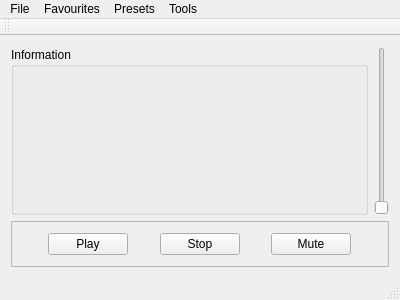
<?xml version="1.0" encoding="UTF-8"?>
<ui version="4.0">
 <class>MainWindow</class>
 <widget class="QMainWindow" name="MainWindow">
  <property name="geometry">
   <rect>
    <x>0</x>
    <y>0</y>
    <width>400</width>
    <height>300</height>
   </rect>
  </property>
  <property name="windowTitle">
   <string>MainWindow</string>
  </property>
  <widget class="QWidget" name="centralWidget">
   <layout class="QGridLayout" name="gridLayout_2">
    <item row="0" column="1">
     <widget class="QSlider" name="verticalSlider">
      <property name="orientation">
       <enum>Qt::Vertical</enum>
      </property>
     </widget>
    </item>
    <item row="1" column="0" colspan="2">
     <widget class="QFrame" name="frame">
      <property name="frameShape">
       <enum>QFrame::StyledPanel</enum>
      </property>
      <property name="frameShadow">
       <enum>QFrame::Raised</enum>
      </property>
      <layout class="QGridLayout" name="gridLayout">
       <item row="0" column="2">
        <spacer name="horizontalSpacer_3">
         <property name="orientation">
          <enum>Qt::Horizontal</enum>
         </property>
         <property name="sizeHint" stdset="0">
          <size>
           <width>40</width>
           <height>20</height>
          </size>
         </property>
        </spacer>
       </item>
       <item row="0" column="0">
        <spacer name="horizontalSpacer">
         <property name="orientation">
          <enum>Qt::Horizontal</enum>
         </property>
         <property name="sizeHint" stdset="0">
          <size>
           <width>40</width>
           <height>20</height>
          </size>
         </property>
        </spacer>
       </item>
       <item row="0" column="6">
        <spacer name="horizontalSpacer_2">
         <property name="orientation">
          <enum>Qt::Horizontal</enum>
         </property>
         <property name="sizeHint" stdset="0">
          <size>
           <width>40</width>
           <height>20</height>
          </size>
         </property>
        </spacer>
       </item>
       <item row="0" column="1">
        <widget class="QPushButton" name="PlayButton">
         <property name="text">
          <string>Play</string>
         </property>
        </widget>
       </item>
       <item row="0" column="3">
        <widget class="QPushButton" name="StopButton">
         <property name="text">
          <string>Stop</string>
         </property>
        </widget>
       </item>
       <item row="0" column="5">
        <widget class="QPushButton" name="MuteButton">
         <property name="text">
          <string>Mute</string>
         </property>
        </widget>
       </item>
       <item row="0" column="4">
        <spacer name="horizontalSpacer_4">
         <property name="orientation">
          <enum>Qt::Horizontal</enum>
         </property>
         <property name="sizeHint" stdset="0">
          <size>
           <width>40</width>
           <height>20</height>
          </size>
         </property>
        </spacer>
       </item>
      </layout>
     </widget>
    </item>
    <item row="0" column="0">
     <widget class="QGroupBox" name="groupBox">
      <property name="title">
       <string>Information</string>
      </property>
      <layout class="QGridLayout" name="gridLayout_3">
       <item row="0" column="0">
        <widget class="QLabel" name="InfoLabel">
         <property name="text">
          <string/>
         </property>
        </widget>
       </item>
      </layout>
     </widget>
    </item>
   </layout>
  </widget>
  <widget class="QMenuBar" name="menuBar">
   <property name="geometry">
    <rect>
     <x>0</x>
     <y>0</y>
     <width>400</width>
     <height>21</height>
    </rect>
   </property>
   <widget class="QMenu" name="menuFile">
    <property name="title">
     <string>File</string>
    </property>
    <addaction name="actionOpen_URL"/>
   </widget>
   <widget class="QMenu" name="menuFavourites">
    <property name="title">
     <string>Favourites</string>
    </property>
    <addaction name="actionAdd_current_station_to_favourites_2"/>
    <addaction name="separator"/>
   </widget>
   <widget class="QMenu" name="menuPresets">
    <property name="title">
     <string>Presets</string>
    </property>
   </widget>
   <widget class="QMenu" name="menuTools">
    <property name="title">
     <string>Tools</string>
    </property>
    <addaction name="actionSettings"/>
   </widget>
   <addaction name="menuFile"/>
   <addaction name="menuFavourites"/>
   <addaction name="menuPresets"/>
   <addaction name="menuTools"/>
  </widget>
  <widget class="QToolBar" name="mainToolBar">
   <attribute name="toolBarArea">
    <enum>TopToolBarArea</enum>
   </attribute>
   <attribute name="toolBarBreak">
    <bool>false</bool>
   </attribute>
  </widget>
  <widget class="QStatusBar" name="statusBar"/>
  <action name="actionOpen_URL">
   <property name="text">
    <string>Open URL...</string>
   </property>
  </action>
  <action name="actionAdd_current_station_to_favourites">
   <property name="text">
    <string>Add current station to favourites</string>
   </property>
  </action>
  <action name="actionAdd_current_station_to_favourites_2">
   <property name="text">
    <string>Add current station to favourites</string>
   </property>
  </action>
  <action name="actionSettings">
   <property name="text">
    <string>Settings</string>
   </property>
  </action>
 </widget>
 <layoutdefault spacing="6" margin="11"/>
 <resources/>
 <connections/>
</ui>
